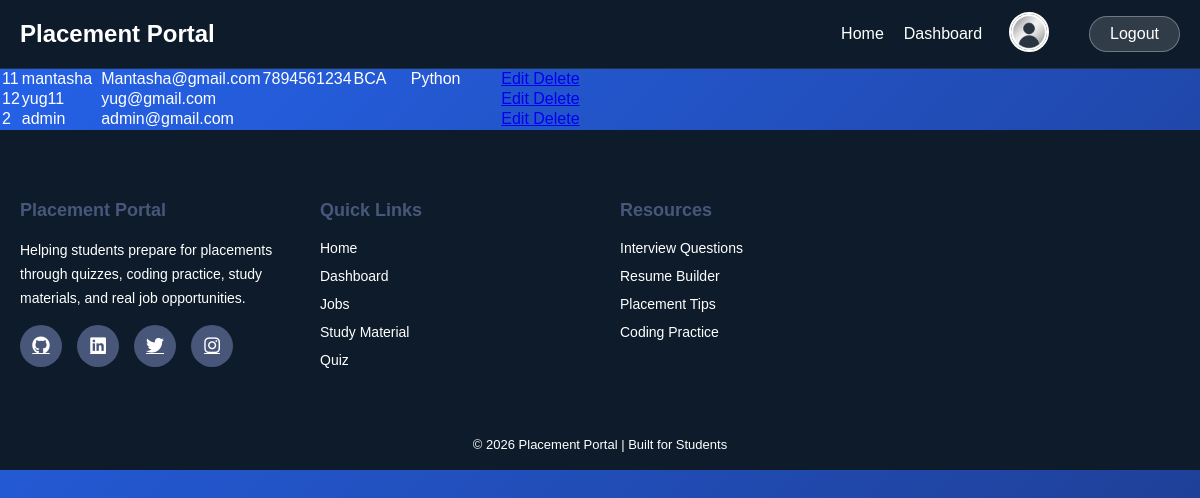
Page /students/ (signed in) on the committed database.
### portal/models.py (models this page shows, shortened)
class StudentProfile(models.Model):
    user = models.OneToOneField(User, on_delete=models.CASCADE, related_name="profile")
    phone = models.CharField(max_length=15, blank=True)
    college = models.CharField(max_length=200, blank=True)
    branch = models.CharField(max_length=100, blank=True)
    graduation_year = models.IntegerField(null=True, blank=True)
    experience = models.CharField(max_length=200, blank=True)
    expected_salary = models.IntegerField(null=True, blank=True)
    technology = models.CharField(max_length=100, blank=True)
    profile_image = models.ImageField(upload_to="profile_images/", default="profile_images/default.png", blank=True)
    extra_info = models.TextField(blank=True)
    created_at = models.DateTimeField(auto_now_add=True)

### portal/views.py (the view)
# urls.py: path('students/', views.student_list, name='student_list'),
@staff_member_required
def student_list(request):
    students = StudentProfile.objects.select_related('user').all()
    return render(request, 'student_list.html', {
        'students': students
    })

### portal/context_processors.py (called while the page is built)
def user_profile(request):
    if request.user.is_authenticated:
        profile = StudentProfile.objects.filter(user=request.user).first()
        return {'profile': profile}
    return {}

### portal/templates/student_list.html
{% extends 'base.html' %}
{% load static %}
{% block content %}
<div class="admin-container">
    <h2 class="admin-title">Student Management</h2>
    <div class="table-wrapper">
        <table class="admin-table">
            <thead>
                <tr>
                    <th>ID</th>
                    <th>Username</th>
                    <th>Email</th>
                    <th>Phone</th>
                    <th>Branch</th>
                    <th>Technology</th>
                    <th>Actions</th>
                </tr>
            </thead>
            <tbody>
                {% for student in students %}
                <tr>
                    <td>{{ student.user.id }}</td>
                    <td>{{ student.user.username }}</td>
                    <td>{{ student.user.email }}</td>
                    <td>{{ student.phone }}</td>
                    <td>{{ student.branch }}</td>
                    <td>{{ student.technology }}</td>
               <td class="actions">
    <a href="{% url 'student_update' student.id %}" class="btn-edit">
        Edit
    </a>
    <a href="{% url 'student_delete' student.id %}"
       class="btn-delete"
       onclick="return confirm('Delete this student?')">
        Delete
    </a>
</td>
                </tr>
                {% empty %}
                <tr>
                    <td colspan="7">No students found</td>
                </tr>
                {% endfor %}
            </tbody>
        </table>
    </div>
</div>
{% endblock %}

### portal/static/css/base.css (style rules this page uses)
* { margin: 0; padding: 0; box-sizing: border-box; }
body { font-family: 'Poppins', sans-serif; background: linear-gradient(135deg, #2563EB, #1E3A8A); min-height: 100vh; color: #FFFFFF; overflow-x: hidden; }

### rows in the picture
StudentProfile: user.id "11", user.username "mantasha", user.email "Mantasha@gmail.com", phone "7894561234", branch "BCA", technology "Python"
StudentProfile: user.id "12", user.username "yug11", user.email "yug@gmail.com"
StudentProfile: user.id "2", user.username "admin", user.email "admin@gmail.com"
